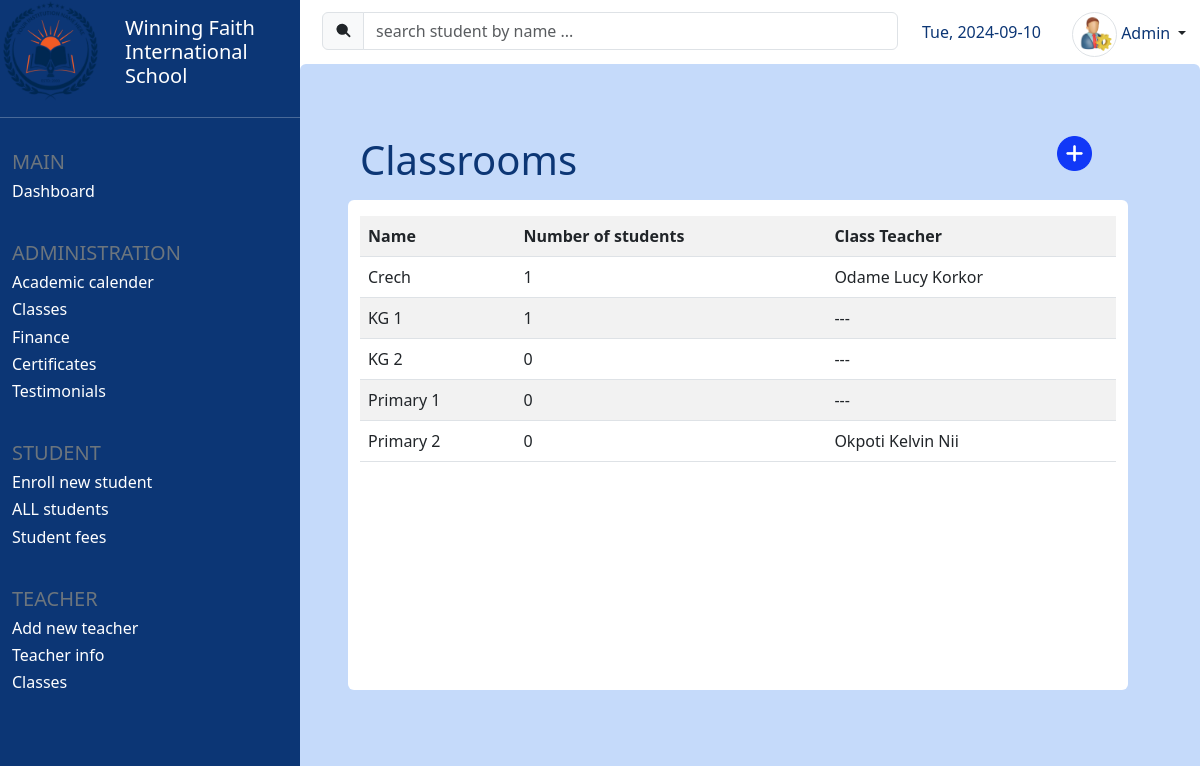
Screenshot of /classes (signed in) with the database file from the repository.
### core/models.py (models this page shows, shortened)
class Classroom(models.Model):
    name = models.CharField(max_length=25, unique=True)
    num_of_students = models.IntegerField(blank = True, default=0)
    category = models.CharField(max_length=25, choices=category_choices)

class Teacher(models.Model):
    fname = models.CharField(max_length=25)
    lname = models.CharField(max_length=25)
    other_names = models.CharField(max_length=100, blank=True)
    full_name = models.CharField(max_length=100, editable=False)
    assigned_class = models.OneToOneField(Classroom, on_delete=models.SET_NULL, related_name='class_teacher', to_field='name', null=True, blank=True)

### core/views.py (the view)
# urls.py: path('classes', views.display_classes, name='classes'),
@login_required(login_url='login')
def display_classes(request):
    classes = Classroom.objects.all()
    students = Student.objects.all()
    for classroom in classes:
        classroom.num_of_students = 0
        for student in students:
            if student.classroom == classroom:
                classroom.num_of_students += 1
    context = {
        'classes': classes
    }
    return render(request, 'all_classes.html', context)

### templates/all_classes.html (shortened to what this page needs)
{% extends 'student_info.html' %}
{% load static %}
{% block db_table_header_text %}
    Classrooms
{% endblock db_table_header_text %}
{% block db_table_header_icon %}
<a href="{% url 'add_new_class' %}" class="text-decoration-none" title="new classroom">
    <img src="{% static 'add_class.png' %}" width="35" height="35" class="img-fluid">
</a>
{% endblock db_table_header_icon %}
{% block db_table %}
<table class="table table-striped">
    <tr>
        <th>Name</th>
        <th>Number of students</th>
        <th>Class Teacher</th>
    </tr>
    {% for class in classes %}
    <tr>
        <a href=""><td>{{class.name}}</td></a>
        <td>{{class.num_of_students}}</td>
        {% if class.class_teacher %}
        <td>{{class.class_teacher.full_name}}</td>
        {% else %}
        <td>---</td>
        {% endif %}
    </tr>
    {% endfor %}
</table>
{% endblock db_table %}

### templates/student_info.html (style rules this page uses)
a { text-decoration: none; color: black; }

### rows the page displays
Classroom: name "Crech", num_of_students "1", class_teacher.full_name "Odame Lucy Korkor"
Classroom: name "KG 1", num_of_students "1"
Classroom: name "KG 2", num_of_students "0"
Classroom: name "Primary 1", num_of_students "0"
Classroom: name "Primary 2", num_of_students "0", class_teacher.full_name "Okpoti Kelvin Nii"
